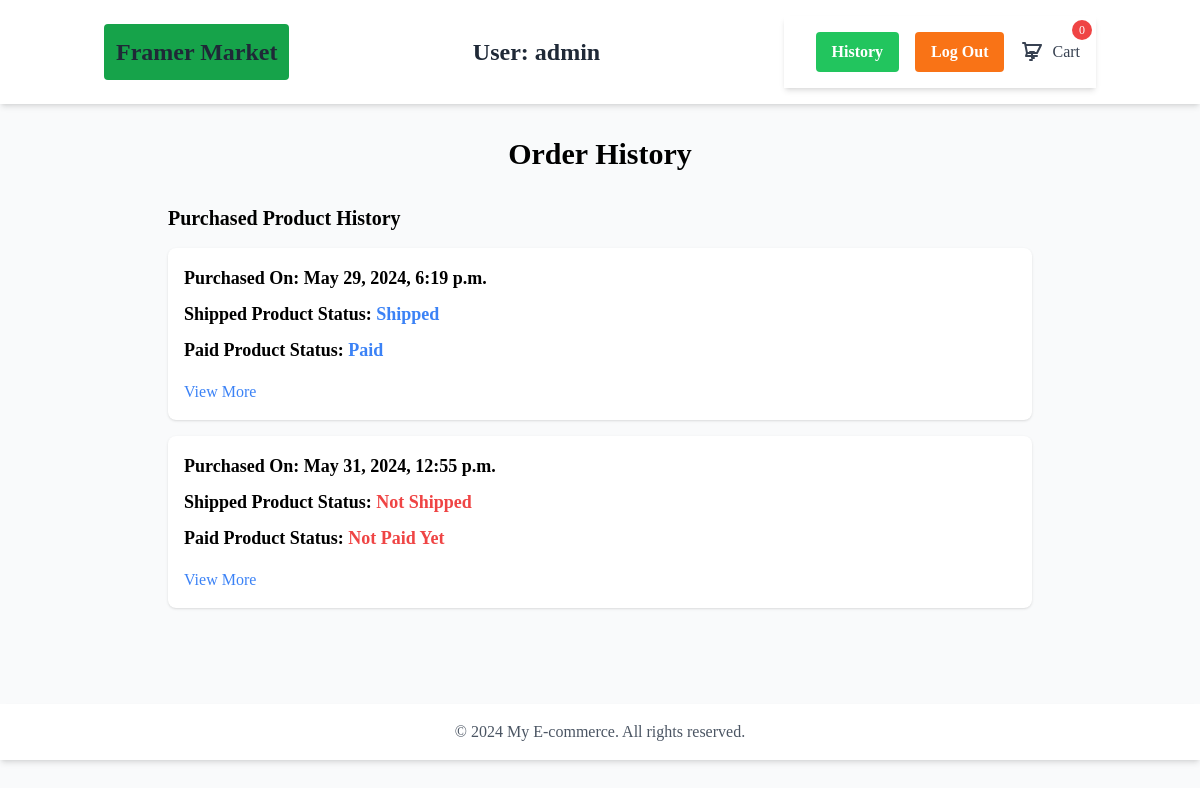
Page /history/ (signed in) on the committed database.
### shophouse/models.py (models this page shows, shortened)
class CheckOutInfo(models.Model):
    user = models.ForeignKey(BuyerUser, on_delete=models.CASCADE)
    cart = models.ManyToManyField(Cart)
    s_ph_num = models.CharField(max_length=20)
    s_email = models.EmailField()
    Order_Notes=  models.CharField(max_length=350, null=True, blank=True)
    address = models.CharField(max_length=255)
    city = models.CharField(max_length=100)
    state = models.CharField(max_length=100)
    postal_code = models.CharField(max_length=20)
    country = models.CharField(max_length=100)
    created_at = models.DateTimeField(auto_now_add=True)
    updated_at = models.DateTimeField(auto_now=True)

### shophouse/views.py (the view)
# urls.py: path('history/',history_view, name='history_view'),
def history_view(request):
    profile= Profile.objects.get(user_m=request.user)
    buyer_user=BuyerUser.objects.get(Profile=profile)
    checkouts = CheckOutInfo.objects.filter(user=buyer_user)
    shipping_info = []
    for checkout in checkouts:
        shipping_info.extend(ShippingInfo.objects.filter(checkout_info=checkout))
    context = {
        'checkouts': checkouts,
        'shipping_info': shipping_info
    }
    return render(request, 'pages/history.html', context)

### templates/pages/history.html (shortened to what this page needs)
{% extends "base.html" %}
{% block content %}
<div class="max-w-4xl mx-auto px-4 py-8">
    <h1 class="text-3xl font-bold mb-8 text-center">Order History</h1>
    {% if checkouts  %}
    <section class="mb-8">
        <h2 class="text-xl font-semibold mb-4">Purchased Product History</h2>
        <ul>
            {% for checkout in checkouts %}
            <li class="bg-white shadow rounded-lg p-4 mb-4">
                <h3 class="text-lg font-semibold mb-2">Purchased On: {{ checkout.created_at }}</h3>
                <h6 class="text-lg font-semibold mb-2">
                    Shipped Product Status:
                    <span class="{% if checkout.shippinginfo.recived_items %}text-blue-500{% else %}text-red-500{% endif %}">
                        {% if checkout.shippinginfo.recived_items %} Shipped {% else %} Not Shipped {% endif %}
                    </span>
                </h6>
                <h6 class="text-lg font-semibold mb-2">
                    Paid Product Status:
                    <span class="{% if checkout.shippinginfo.paid_money %}text-blue-500{% else %}text-red-500{% endif %}">
                        {% if checkout.shippinginfo.paid_money %} Paid  {% else %} Not Paid Yet {% endif %}
                    </span>
                </h6>
                <button id="details-{{ forloop.counter0 }}-button" class="text-blue-500 hover:underline mt-2" onclick="toggleDetails('details-{{ forloop.counter0 }}')">View More</button>
            </li>
            {% endfor %}
        </ul>
    </section>
    {% else %}
    <p>Sorry No History to check on </p>
    {% endif %}
</div>
{% endblock content %}

### templates/base.html (shortened to what this page needs)
{% load static %}
{% load static tailwind_tags %}
<!DOCTYPE html>
<html lang="en">
	<head>
        {% tailwind_css %}
	</head>
	<body class="bg-gray-50 font-serif leading-normal tracking-normal max-h-[80vh]">
        <header class="bg-white shadow-md">
            <div class="container mx-auto px-4 py-4 flex justify-between items-center">
              <a href="/"><h1 class="text-2xl font-bold text-gray-800 bg-green-600 p-3 rounded">Framer Market</h1></a>
              {% if request.user.is_authenticated %}
              <h1 class="text-2xl font-bold text-gray-800">User: {{request.user.username}}</h1>
              {% endif %}
              <nav class="flex justify-end p-4 bg-white shadow-md">
                {% if request.user.is_authenticated %}
                    <a href="/history/" class="text-gray-600 hover:text-gray-800 ml-4 bg-green-500 hover:bg-green-600 text-white font-bold py-2 px-4 rounded">History</a>
                    <a href="/auth/logout" class="text-gray-600 hover:text-gray-800 ml-4 bg-orange-500 hover:bg-orange-600 text-white font-bold py-2 px-4 rounded">Log Out</a>
                    <a href="/cart" class="flex items-center text-gray-700 hover:text-gray-900 relative ml-4">
                        <svg xmlns="http://www.w3.org/2000/svg" class="h-6 w-6" fill="none" viewBox="0 0 24 24" stroke="currentColor">
                            <path stroke-linecap="round" stroke-linejoin="round" stroke-width="2" d="M3 3h2l.4 2M7 13h10l4-8H5.4M7 13L5.4 5M7 13L6 16m1 0h10m-5 0v2m-2 2h2m2-2h-2m2 0h-2m0-4v2m0-4h2m-2 0h-2" />
                        </svg>
                        <span class="ml-2">Cart</span>
                        <span class="cart-count bg-red-500 text-white rounded-full w-5 h-5 flex items-center justify-center text-xs absolute top-0 right-0 transform translate-x-3 -translate-y-3">
                            {% if total_items_num %} {{ total_items_num }} {% else %} 0 {% endif %}
                        </span>
                    </a>
                {% else %}
                    <a href="/auth/login/" class="text-gray-600 hover:text-gray-800 ml-4 bg-blue-500 hover:bg-blue-600 text-white font-bold py-2 px-4 rounded">Login</a>
                    <a href="/auth/signup/" class="text-gray-600 hover:text-gray-800 ml-4 bg-green-500 hover:bg-green-600 text-white font-bold py-2 px-4 rounded">Signup</a>
                {% endif %}
            </nav>
            </div>
        </header>
        {% block content %}
        {% endblock content %}
        <footer class="bg-white shadow-md mt-8">
            <div class="container mx-auto px-4 py-4 text-center">
              <p class="text-gray-600">&copy; 2024 My E-commerce. All rights reserved.</p>
            </div>
        </footer>
	</body>
</html>

### rows in the picture
CheckOutInfo: created_at "May 29, 2024, 6:19 p.m.", shows "Shipped", shows "Paid"
CheckOutInfo: created_at "May 31, 2024, 12:55 p.m.", shows "Not Shipped", shows "Not Paid Yet"

### other values in the picture
{{ request.user.username }} "admin"
